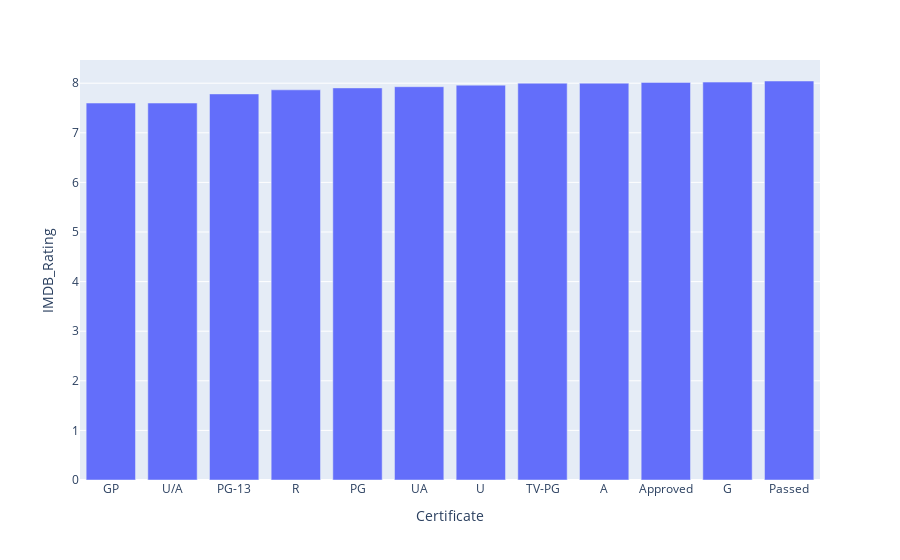

The notebook cell saved with this chart:
### Markdown cell above
Average Meta Score vs Certifcate

Analysis:
1. This shows that Certificate does not affect Meta_score that much.
2. Meta score is a weighted average of reviews from top critics and publications for a given movie from 1 to 100.
3. This graph shows that top critics reviews does get affect by 'Certificate' of the movie.

### Code cell
px.bar(new_movie.groupby('Certificate').IMDB_Rating.mean().sort_values().reset_index(),y='IMDB_Rating',x='Certificate')

### Figure 1 — Plotly figure (JSON) as saved in the notebook; plotly's stock layout.template omitted (floating-point values rounded to 4 significant figures)
{"data": [{"alignmentgroup": "True", "hovertemplate": "Certificate=%{x}<br>IMDB_Rating=%{y}<extra></extra>", "legendgroup": "", "marker": {"color": "#636efa", "pattern": {"shape": ""}}, "name": "", "offsetgroup": "", "orientation": "v", "showlegend": false, "textposition": "auto", "type": "bar", "x": ["GP", "U/A", "PG-13", "R", "PG", "UA", "U", "TV-PG", "A", "Approved", "G", "Passed"], "xaxis": "x", "y": [7.6, 7.6, 7.784, 7.866, 7.905, 7.93, 7.961, 8, 8.001, 8.017, 8.022, 8.044], "yaxis": "y"}], "layout": {"barmode": "relative", "legend": {"tracegroupgap": 0}, "margin": {"t": 60}, "xaxis": {"anchor": "y", "domain": [0, 1], "title": {"text": "Certificate"}}, "yaxis": {"anchor": "x", "domain": [0, 1], "title": {"text": "IMDB_Rating"}}}}
